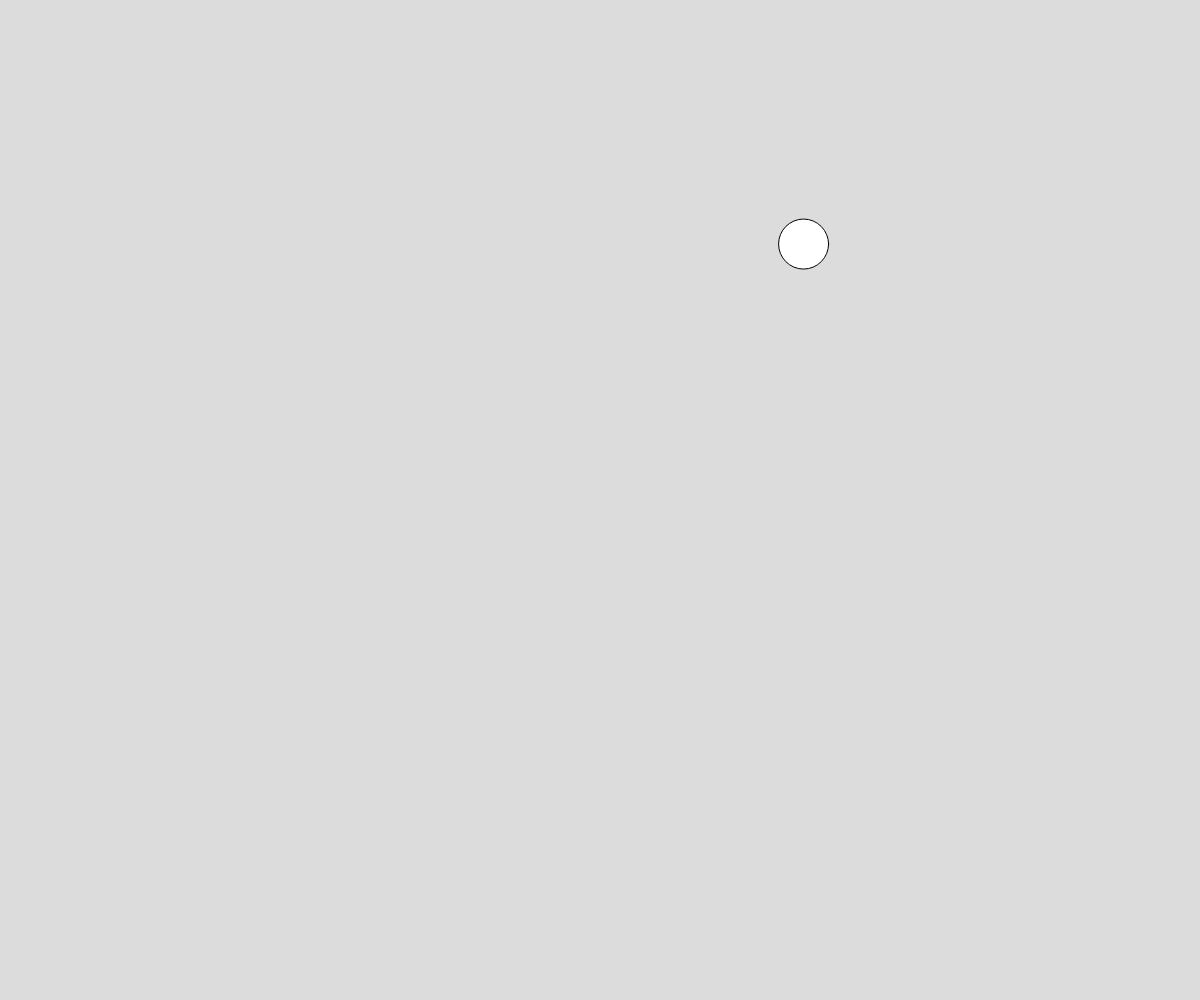
Frame 1 (no input)
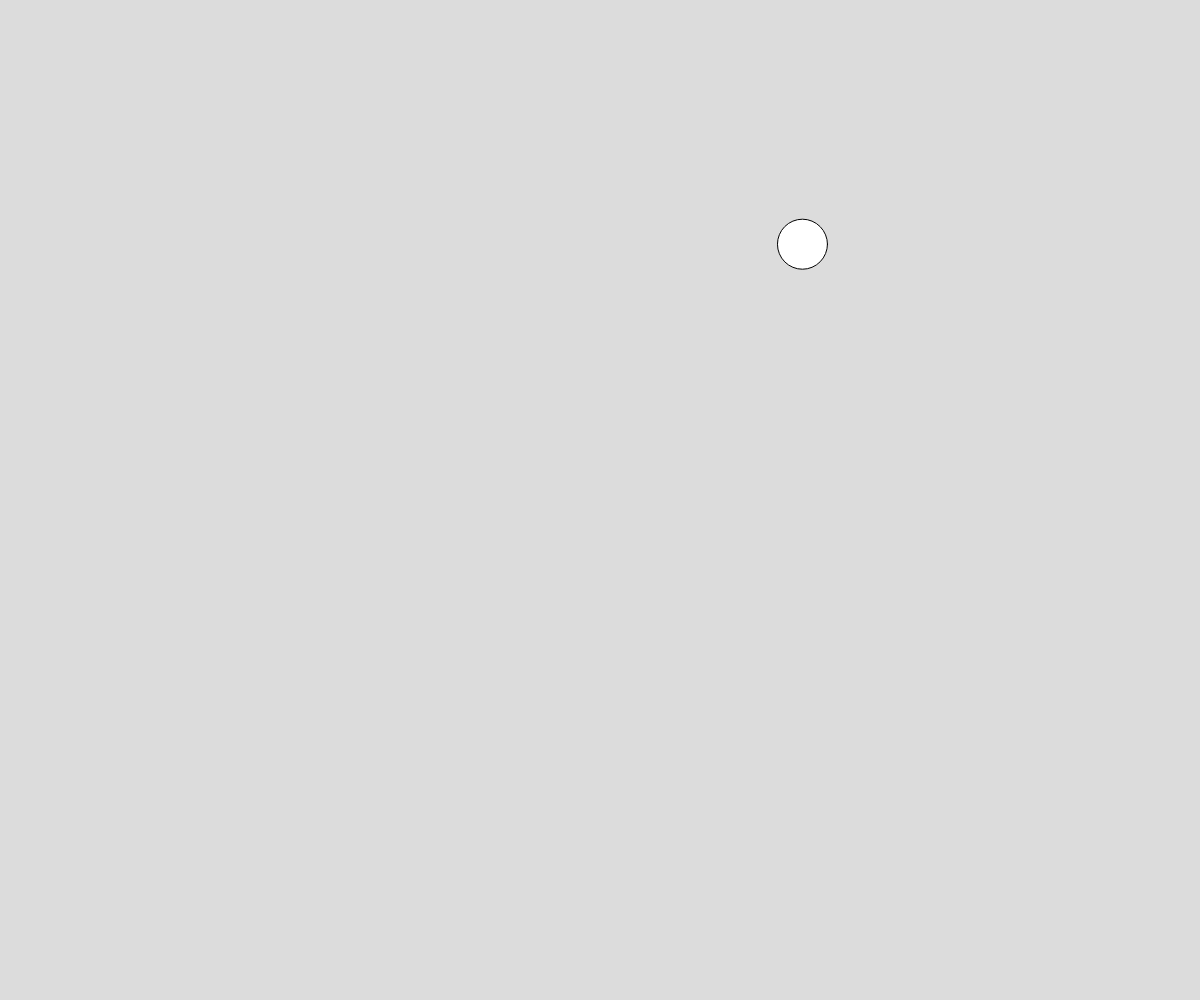
Frame 60 (no input)
Frame 120 (the mouse pressed at the canvas centre since frame 60): identical to frame 60, image omitted

The p5.js sketch that drew these frames (run headless with seeded random() and noise() and a simulated clock; from frame 60 on, the mouse is pressed at the canvas centre):

// p5.js sketch
// ── sketch.js
// Perlin Noise Ball
// October 7, 2024

let x;
let y;
let time = 0;

function setup() {
  createCanvas(windowWidth, windowHeight);
  x = width/2;
  y = height/2;
}

function draw() {
  background(220);

  x = noise(time) * width;
  y = noise(time + 100) * height;

  //fill(random(255), random(255), random(255));
  circle(x, y, 50);
  time = 0.01;
}
